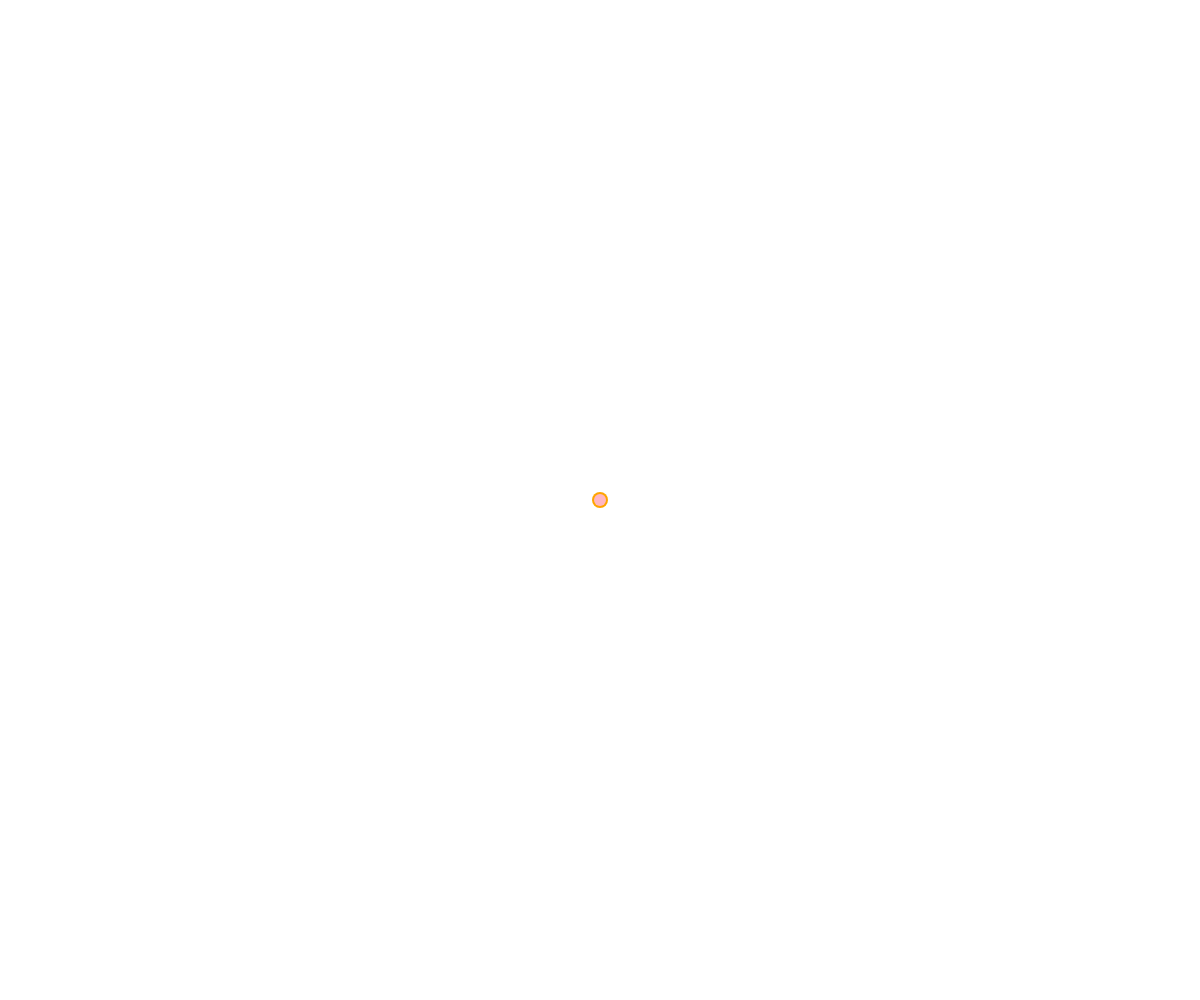
Frame 1 (no input)
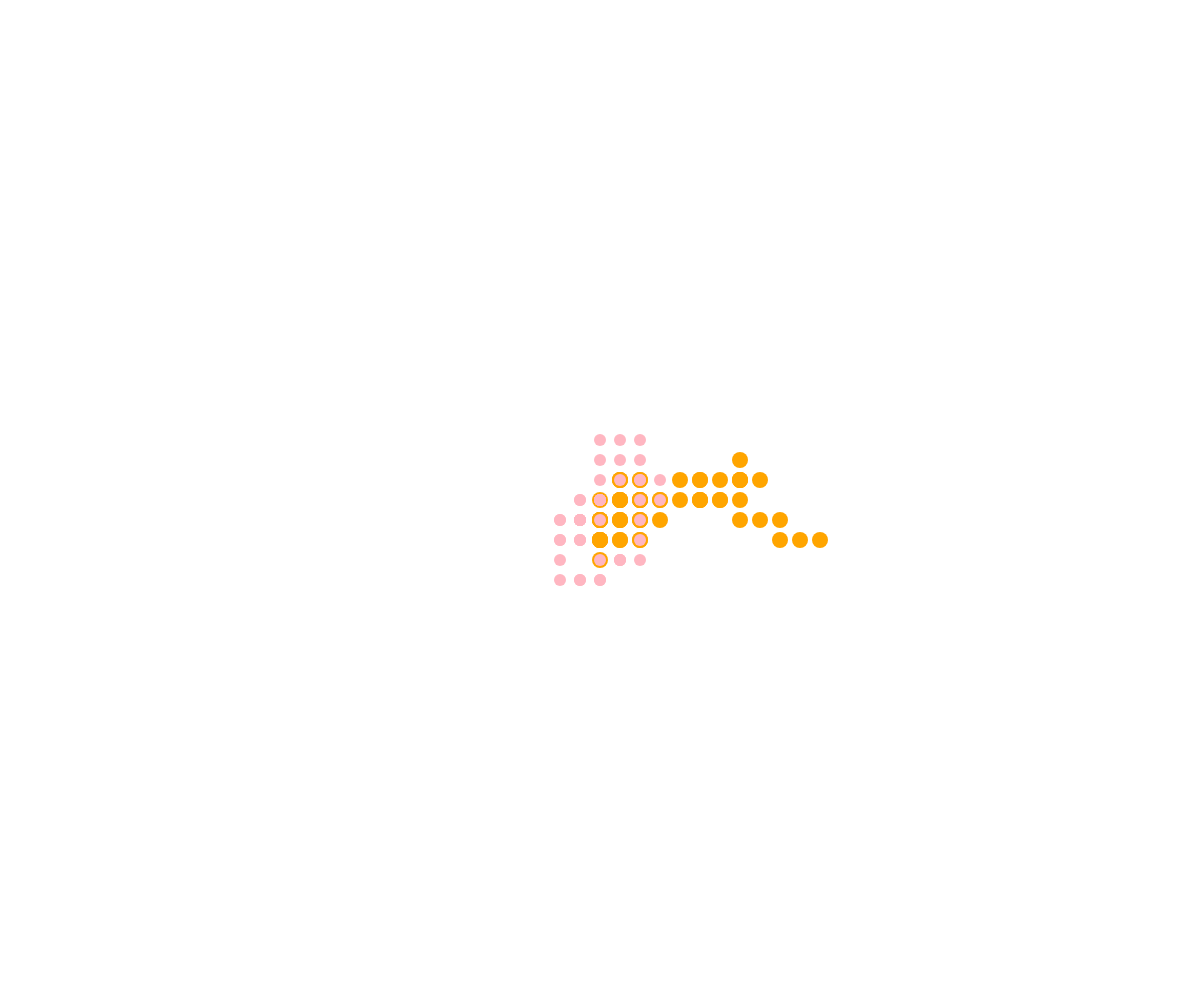
Frame 60 (no input)
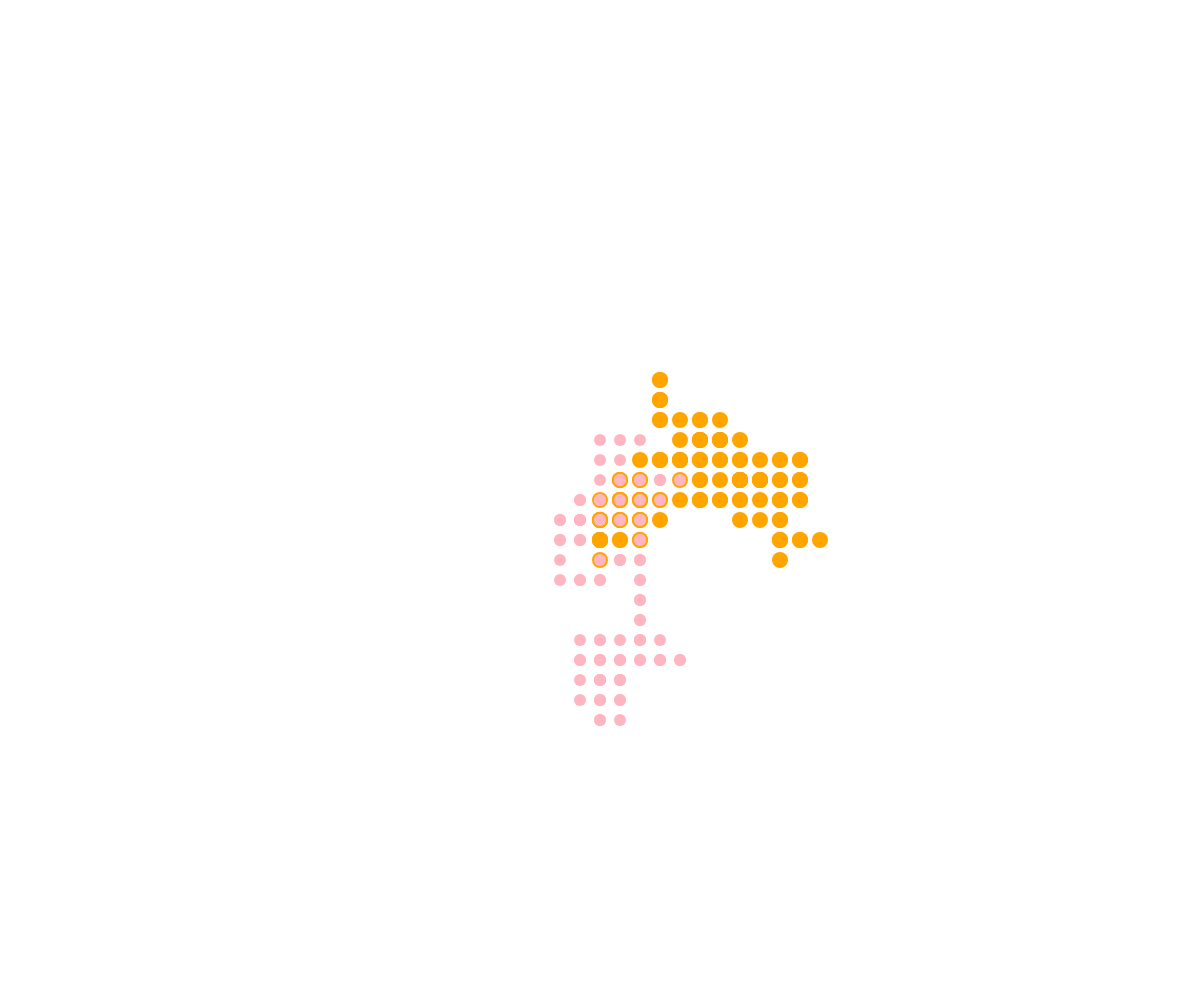
Frame 120 (the mouse pressed at the canvas centre since frame 60)

The p5.js sketch that drew these frames (run headless with seeded random() and noise() and a simulated clock; from frame 60 on, the mouse is pressed at the canvas centre):

// p5.js sketch
// ── sketch.js
// Walker OOP-
// Drake Jordan
// Nov 13, 2024

class Walker {
  constructor(x, y, speed, radius, color) {
    this.x = x;
    this.y = y;
    this.speed = speed;
    this.radius = radius;
    this.color = color;
  }

  move() {
    let choice = random(100);
    if (choice < 25) {
      // Move up
      this.y -= this.speed;
    } 
    else if (choice < 50) {
      // Move down
      this.y += this.speed;
    } 
    else if (choice < 75) {
      // Move right
      this.x += this.speed;
    } 
    else {
      // Move left
      this.x -= this.speed;
    }
  }

  draw() {
    noStroke();
    fill(this.color);
    circle(this.x, this.y, this.radius*2);
  }
}

let drake;
let chisom;

function setup() {
  createCanvas(windowWidth, windowHeight);
  drake = new Walker(width/2, height/2, 20, 8, "orange");
  chisom = new Walker(width/2, height/2, 20, 6, "lightpink");
}

function draw() {
  drake.draw();
  drake.move();

  chisom.draw();
  chisom.move();
}
